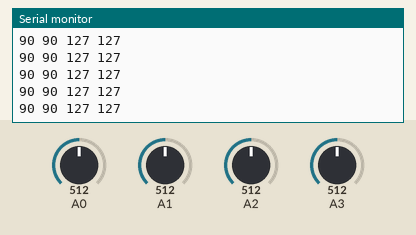
The sketch below on a simulated Arduino Uno, built with avr-gcc and run on an emulated ATmega328P. Shown: the last lines printed to the serial monitor. The test bench sets the inputs (shaded band); at power-on: A1 = 512, A3 = 512, A0 = 512, A2 = 512.

Above: at 2.7 s.
2.8 s: A1 set to 560
At 2.81 s:
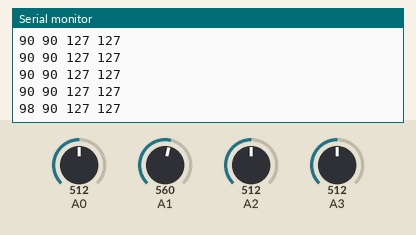
5.8 s: A1 set to 581
At 5.85 s:
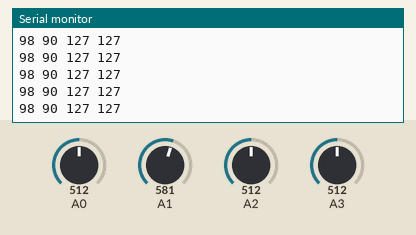
7.3 s: A3 set to 418
At 7.32 s:
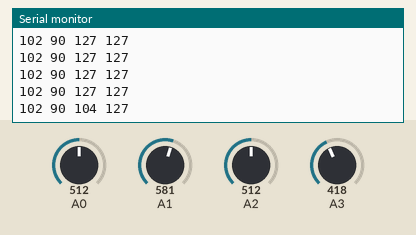
8.8 s: A3 set to 390
At 8.84 s:
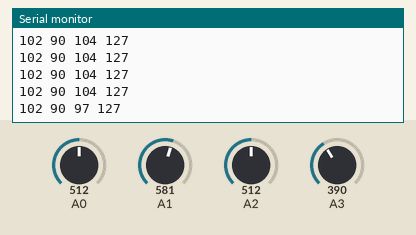
Timing chart, 0 to 11.8 s (numbered marks = the images above; inputs shaded):
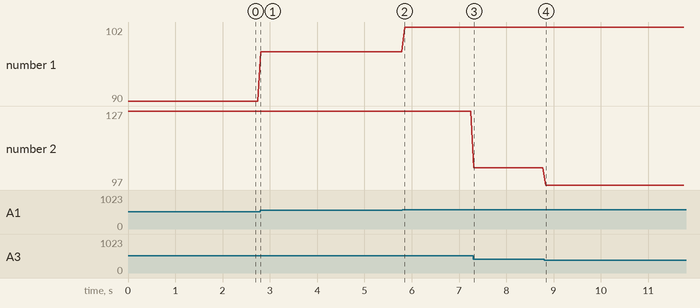

Measured:
- after the input at 2.8 s, the serial monitor: prints a new line at once (image 1)
- after the input at 7.3 s, the serial monitor: prints a new line at once (image 3)
- after the input at 8.8 s, the serial monitor: prints a new line at once (image 4)
- plotted number 1: 90 → 98 after the input at 2.8 s, 98 → 102 after the input at 5.8 s
- plotted number 2: 127 → 104 after the input at 7.3 s, 104 → 97 after the input at 8.8 s

The sketch:

roverController.ino
```cpp
#include <SoftwareSerial.h>

SoftwareSerial XBeeSerial(2, 3);

#define Exicute 0x77
#define Left 0x1
#define Right 0x2
#define Head 0x3
#define Stock 0x4
#define Light 0x5
#define UpDownOffset 88
#define LeftRightOffset 88
#define UpDownRange
#define LeftRightRange

void setup(){
  XBeeSerial.begin(9600);
  Serial.begin(9600);
}

void loop(){
  //int right = constrain(((map(analogRead(A0), 0, 1023,0,255) - 90) + (map(analogRead(A1), 0, 1023,0,255) - 90)/2)+90,0,255);
  //int left = constrain(((map(analogRead(A0), 0, 1023,0,255) - 90) - (map(analogRead(A1), 0, 1023,0,255) - 90)/2)+90,0,255);
  int right = map(analogRead(A0), 0,1023,0,255);
  int left = map(analogRead(A3), 0,1023,0,255);


  int head = map(analogRead(A2), 0,1023,0,180)+2;

  XBeeSerial.write(Exicute);
  XBeeSerial.write(Left);
  XBeeSerial.write(left);
  XBeeSerial.write(Exicute);
  XBeeSerial.write(Right);
  XBeeSerial.write(right);
  XBeeSerial.write(Exicute);
  XBeeSerial.write(Head);
  XBeeSerial.write(head);

  Serial.print(map(analogRead(A1), 0,1023,0,180) ,DEC);
  Serial.print(" ");
  Serial.print(map(analogRead(A0), 0,1023,0,180) ,DEC);
  Serial.print(" ");
  Serial.print(left, DEC);
  Serial.print(" ");
  Serial.print(right, DEC);
  //Serial.print(" ");
  //Serial.print(map(analogRead(A2), 0,1023,0,180) ,DEC);
  Serial.println(" ");

  delay(50);


}
```
